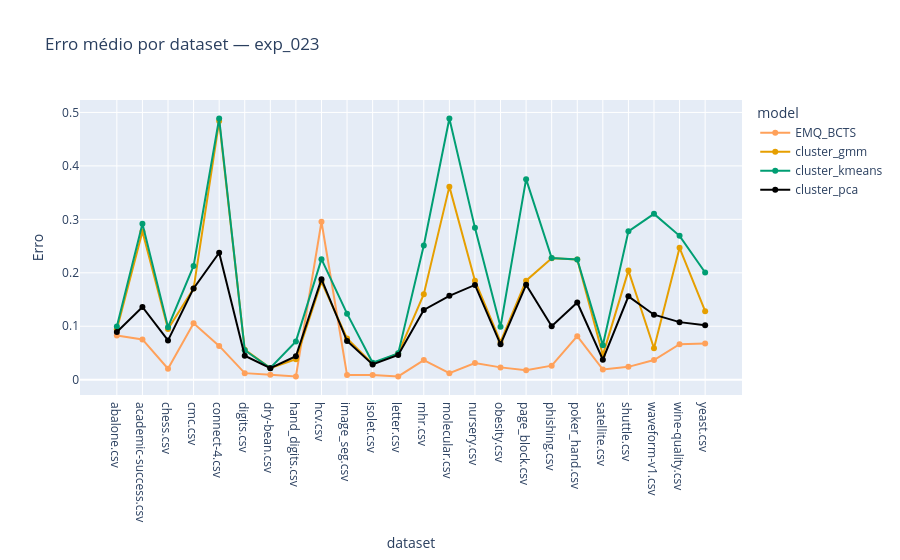

This figure's notebook cell:
### Code cell
import pandas as pd
import plotly.express as px


# ===============================
# 1. Carregar dados
# ===============================
df = pd.read_csv("results/results.csv")

# manter apenas execuções válidas
df = df[df["status"] == "ok"].copy()

# ===============================
# 2. Calcular erro médio por dataset e modelo
# ===============================
df_mean = (
    df
    .groupby(["dataset", "model"], as_index=False)
    .agg({"abs_error": "mean"})
)

df_mean = df_mean.rename(columns={"abs_error": "Erro"})

# ===============================
# 3. Plot
# ===============================
fig = px.line(
    df_mean,
    x="dataset",
    y="Erro",
    color="model",
    markers=True,
    title="Erro médio por dataset — exp_023"
)

fig.update_layout(
    xaxis_title="Dataset",
    yaxis_title="Erro absoluto médio (MAE)",
    legend_title="Modelo",
    hovermode="x unified",
    template="plotly_white"
)

fig.update_xaxes(tickangle=45)

# Paleta altamente contrastante
color_map = {
    "cluster_pca": "#000000",      # preto
    "cluster_gmm": "#E69F00",      # laranja forte
    "cluster_kmeans": "#009E73",   # verde forte
    "dys_topsoe": "#D55E00",       # vermelho queimado
}

fig = px.line(
    df_mean,
    x="dataset",
    y="Erro",
    color="model",
    markers=True,
    color_discrete_map=color_map,
    title="Erro médio por dataset — exp_023"
)

# ===============================
# 4. Salvar HTML
# ===============================
#fig.write_html("exp_023_erro_medio_por_dataset.html")


fig.show()

### Figure 1 — Plotly figure (JSON) as saved in the notebook; plotly's stock layout.template omitted (floating-point values rounded to 4 significant figures)
{"data": [{"hovertemplate": "model=EMQ_BCTS<br>dataset=%{x}<br>Erro=%{y}<extra></extra>", "legendgroup": "EMQ_BCTS", "line": {"color": "#FFA15A", "dash": "solid"}, "marker": {"symbol": "circle"}, "mode": "lines+markers", "name": "EMQ_BCTS", "orientation": "v", "showlegend": true, "type": "scatter", "x": ["abalone.csv", "academic-success.csv", "chess.csv", "cmc.csv", "connect-4.csv", "digits.csv", "dry-bean.csv", "hand_digits.csv", "hcv.csv", "image_seg.csv", "isolet.csv", "letter.csv", "mhr.csv", "molecular.csv", "nursery.csv", "obesity.csv", "page_block.csv", "phishing.csv", "poker_hand.csv", "satellite.csv", "shuttle.csv", "waveform-v1.csv", "wine-quality.csv", "yeast.csv"], "xaxis": "x", "y": [0.08282, 0.07533, 0.02063, 0.1054, 0.06322, 0.01228, 0.009117, 0.005977, 0.2955, 0.008867, 0.008868, 0.006089, 0.03678, 0.01213, 0.03133, 0.02305, 0.01786, 0.02618, 0.08138, 0.01907, 0.02404, 0.03684, 0.06628, 0.06753], "yaxis": "y"}, {"hovertemplate": "model=cluster_gmm<br>dataset=%{x}<br>Erro=%{y}<extra></extra>", "legendgroup": "cluster_gmm", "line": {"color": "#E69F00", "dash": "solid"}, "marker": {"symbol": "circle"}, "mode": "lines+markers", "name": "cluster_gmm", "orientation": "v", "showlegend": true, "type": "scatter", "x": ["abalone.csv", "academic-success.csv", "chess.csv", "cmc.csv", "connect-4.csv", "digits.csv", "dry-bean.csv", "hand_digits.csv", "hcv.csv", "image_seg.csv", "isolet.csv", "letter.csv", "mhr.csv", "molecular.csv", "nursery.csv", "obesity.csv", "page_block.csv", "phishing.csv", "poker_hand.csv", "satellite.csv", "shuttle.csv", "waveform-v1.csv", "wine-quality.csv", "yeast.csv"], "xaxis": "x", "y": [0.09445, 0.2772, 0.09469, 0.1705, 0.4838, 0.05619, 0.02182, 0.03832, 0.183, 0.0773, 0.0296, 0.04893, 0.16, 0.3612, 0.1852, 0.07074, 0.1852, 0.2272, 0.225, 0.046, 0.2041, 0.05873, 0.2468, 0.1282], "yaxis": "y"}, {"hovertemplate": "model=cluster_kmeans<br>dataset=%{x}<br>Erro=%{y}<extra></extra>", "legendgroup": "cluster_kmeans", "line": {"color": "#009E73", "dash": "solid"}, "marker": {"symbol": "circle"}, "mode": "lines+markers", "name": "cluster_kmeans", "orientation": "v", "showlegend": true, "type": "scatter", "x": ["abalone.csv", "academic-success.csv", "chess.csv", "cmc.csv", "connect-4.csv", "digits.csv", "dry-bean.csv", "hand_digits.csv", "hcv.csv", "image_seg.csv", "isolet.csv", "letter.csv", "mhr.csv", "molecular.csv", "nursery.csv", "obesity.csv", "page_block.csv", "phishing.csv", "poker_hand.csv", "satellite.csv", "shuttle.csv", "waveform-v1.csv", "wine-quality.csv", "yeast.csv"], "xaxis": "x", "y": [0.09941, 0.2916, 0.09834, 0.2129, 0.4887, 0.05507, 0.02187, 0.07165, 0.2255, 0.1235, 0.03159, 0.04926, 0.2512, 0.4887, 0.2841, 0.0989, 0.3752, 0.2278, 0.225, 0.06461, 0.2776, 0.3102, 0.2692, 0.2004], "yaxis": "y"}, {"hovertemplate": "model=cluster_pca<br>dataset=%{x}<br>Erro=%{y}<extra></extra>", "legendgroup": "cluster_pca", "line": {"color": "#000000", "dash": "solid"}, "marker": {"symbol": "circle"}, "mode": "lines+markers", "name": "cluster_pca", "orientation": "v", "showlegend": true, "type": "scatter", "x": ["abalone.csv", "academic-success.csv", "chess.csv", "cmc.csv", "connect-4.csv", "digits.csv", "dry-bean.csv", "hand_digits.csv", "hcv.csv", "image_seg.csv", "isolet.csv", "letter.csv", "mhr.csv", "molecular.csv", "nursery.csv", "obesity.csv", "page_block.csv", "phishing.csv", "poker_hand.csv", "satellite.csv", "shuttle.csv", "waveform-v1.csv", "wine-quality.csv", "yeast.csv"], "xaxis": "x", "y": [0.08921, 0.1361, 0.07338, 0.1708, 0.2374, 0.04476, 0.02141, 0.04393, 0.1881, 0.07234, 0.02859, 0.04613, 0.1306, 0.157, 0.1773, 0.06609, 0.1776, 0.09989, 0.1445, 0.03753, 0.1559, 0.1216, 0.1077, 0.1017], "yaxis": "y"}], "layout": {"legend": {"title": {"text": "model"}, "tracegroupgap": 0}, "title": {"text": "Erro médio por dataset — exp_023"}, "xaxis": {"anchor": "y", "domain": [0, 1], "title": {"text": "dataset"}}, "yaxis": {"anchor": "x", "domain": [0, 1], "title": {"text": "Erro"}}}}
